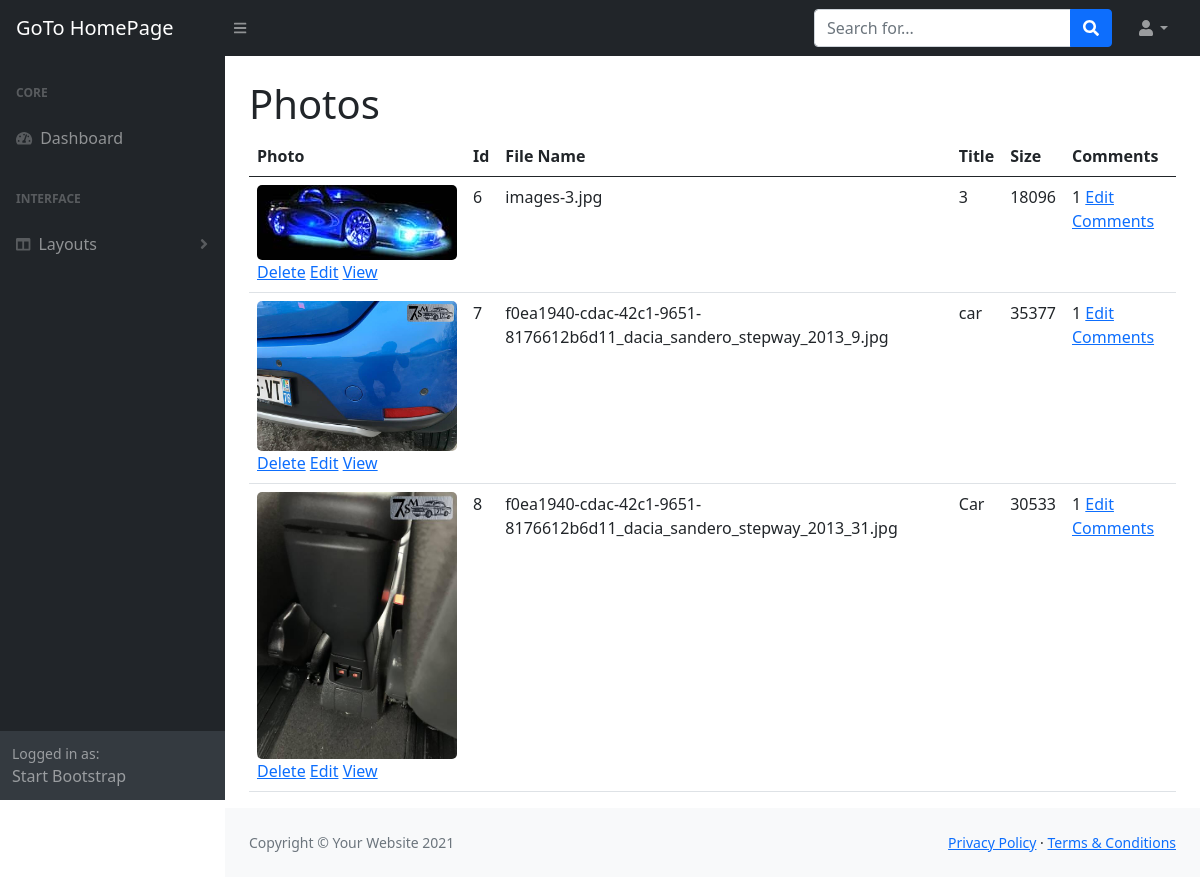
The app's page /admin/photos.php (signed in) with its own data.
### tables this page shows
CREATE TABLE `photos` (
  `id` int(11) NOT NULL,
  `title` varchar(255) NOT NULL,
  `caption` varchar(255) NOT NULL,
  `description` text NOT NULL,
  `filename` varchar(255) NOT NULL,
  `alternate_text` varchar(255) NOT NULL,
  `type` varchar(255) NOT NULL,
  `size` int(11) NOT NULL,
  `date` datetime NOT NULL
);

### admin/includes/database.php (called while the page is built, shortened)
<?php
class Database
{
   public $connection;
   public function open_db_connection()
   {
      $this->connection = new mysqli(DB_HOST, DB_USER, DB_PASS, DB_NAME);
   }
   public function query($sql)
   {
      $result = $this->connection->query($sql);
      return $result;
   }
   public function escape_string($string)
   {
      return $this->connection->real_escape_string($string);
   }
}
$database = new Database();

### admin/includes/db_object.php (called while the page is built, shortened)
<?php
class Db_object
{
   public static function find_all()
   {
      return static::find_by_query("SELECT * FROM " . static::$db_table . " ");
   }
   public static function find_by_query($sql)
   {
      global $database;
      $result_set = $database->query($sql);
      $the_object_array = array();
      while ($row = mysqli_fetch_array($result_set)) {
         $the_object_array[] = static::instantiation($row);
      }
      return $the_object_array;
   }
   public static function instantiation($the_record)
   {
      $the_object = new $calling_class;
      foreach ($the_record as $property => $value) {
         if ($the_object->has_the_property($property)) {
            $the_object->$property = $value;
         }
      }
      return $the_object;
   }
   private function has_the_property($property)
   {
      $object_properties = get_object_vars($this);
      return array_key_exists($property, $object_properties);
   }
}

### admin/includes/photo.php (called while the page is built, shortened)
<?php
class Photo extends Db_object
{
   public $filename;
   public $upload_directory = "images";
   public function picture_path()
   {
      return $this->upload_directory . DS . $this->filename;
   }
}

### admin/includes/comment.php (called while the page is built, shortened)
<?php
class Comment extends Db_object
{
   protected static $db_table = "comments";
   public static function find_the_comments($photo_id = 0)
   {
      global $database;
      $sql = "SELECT * FROM " . self::$db_table . " WHERE photo_id =" . $database->escape_string($photo_id) . " ORDER BY photo_id ASC";
      return self::find_by_query($sql);
   }
}

### admin/photos.php (the view, shortened to what this page needs)
<?php include "includes/header.php"; ?>
<?php include "includes/top_nav.php"; ?>
<div id="layoutSidenav">
   <?php include "includes/side_nav.php"; ?>
   <div id="layoutSidenav_content">
      <main>
         <div class="container-fluid px-4">
            <h1 class="mt-4">Photos</h1>
            <div class="col-md-12">
               <table class="table table-hover">
                  <thad>
                     <tr>
                        <th>Photo</th>
                        <th>Id</th>
                        <th>File Name</th>
                        <th>Title</th>
                        <th>Size</th>
                        <th>Comments</th>
                     </tr>
                  </thad>
                  <tbody>
                     <?php
                     $photos = Photo::find_all();
                     foreach ($photos as $photo) : ?>
                        <tr>
                           <td><img class="admin-photo-thumbnail" src="<?php echo $photo->picture_path(); ?>" alt="<?php echo $photo->title; ?>">
                              <div class="action_links">
                                 <a href="delete_photo.php?id=<?php echo $photo->id; ?>">Delete</a>
                                 <a href="edit_photo.php?id=<?php echo $photo->id; ?>">Edit</a>
                                 <a href="../photo.php?id=<?php echo $photo->id; ?>" target="_blank" rel="noopener noreferrer">View</a>
                              </div>
                           </td>
                           <td><?php echo $photo->id; ?></td>
                           <td><?php echo $photo->filename; ?></td>
                           <td><?php echo $photo->title; ?></td>
                           <td><?php echo $photo->size; ?></td>
                           <td><?php
                                 $comments = Comment::find_the_comments($photo->id);
                                 echo count($comments);
                              ?>
                              <a href="comment_photo.php?id=<?php echo $photo->id; ?>">Edit Comments</a>
                           </td>
                        </tr>
                     <?php endforeach; ?>
                  </tbody>
               </table>
            </div>
         </div>
      </main>
      <?php include "includes/sub_footer.php"; ?>
   </div>
</div>
<?php include "includes/footer.php"; ?>

### admin/css/gallery.css (style rules this page uses)
.admin-photo-thumbnail { width: 200px; border-radius: 5px; }

### records on screen
photos: filename (picture), id "6", filename "images-3.jpg", title "3", size "18096", count($comments) "1"
photos: filename (picture), id "7", filename "f0ea1940-cdac-42c1-9651-8176612b6d11_dacia_sandero_stepway_2013_9.jpg", title "car", size "35377", count($comments) "1"
photos: filename (picture), id "8", filename "f0ea1940-cdac-42c1-9651-8176612b6d11_dacia_sandero_stepway_2013_31.jpg", title "Car", size "30533", count($comments) "1"
